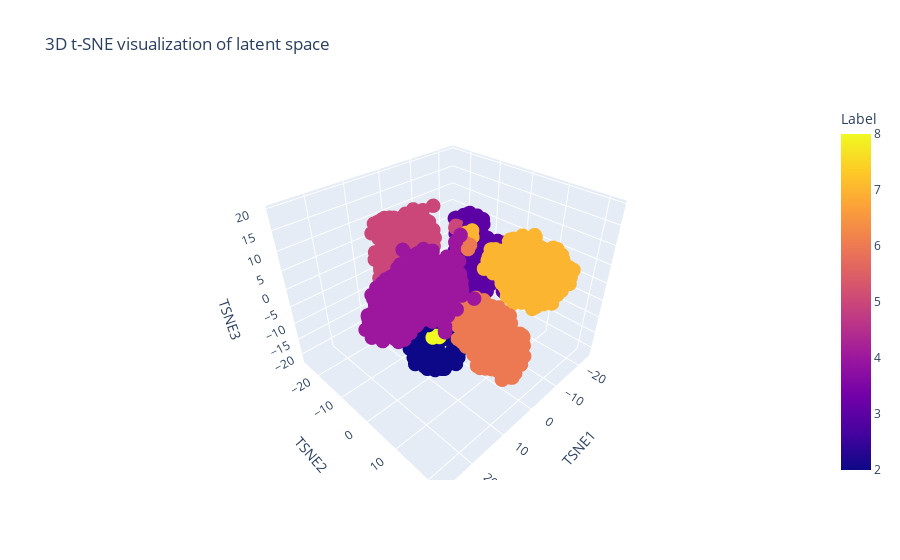

The cell this chart's notebook holds for it:
### Code cell
# Get the embeddings
train_loader, _ = create_dataloaders(data_warped_neural, data_warped_speech, batch_size=128, train_split=1, shuffle=False)
latent_embeddings = get_latent_embeddings(model, train_loader, device)

# Ensure labels match embeddings length
if len(all_labels) != latent_embeddings.shape[0]:
    # Truncate labels to match embeddings length
    all_labels = all_labels[:latent_embeddings.shape[0]]

# Visualize with labels
visualize_latent_space_3d(latent_embeddings, labels=all_labels)

### Figure 1 — Plotly figure (JSON) as saved in the notebook; plotly's stock layout.template omitted (floating-point values rounded to 4 significant figures; data arrays with more than 128 entries replaced by an {"elided": "..."} marker saying what was removed)
{"data": [{"hovertemplate": "TSNE1=%{x}<br>TSNE2=%{y}<br>TSNE3=%{z}<br>Label=%{marker.color}<extra></extra>", "legendgroup": "", "marker": {"color": {"elided": "3459 int values"}, "coloraxis": "coloraxis", "size": 5, "symbol": "circle"}, "mode": "markers", "name": "", "scene": "scene", "showlegend": false, "type": "scatter3d", "x": {"elided": "3459 float values"}, "y": {"elided": "3459 float values"}, "z": {"elided": "3459 float values"}}], "layout": {"coloraxis": {"colorbar": {"title": {"text": "Label"}}, "colorscale": [[0, "#0d0887"], [0.1111, "#46039f"], [0.2222, "#7201a8"], [0.3333, "#9c179e"], [0.4444, "#bd3786"], [0.5556, "#d8576b"], [0.6667, "#ed7953"], [0.7778, "#fb9f3a"], [0.8889, "#fdca26"], [1, "#f0f921"]]}, "legend": {"tracegroupgap": 0}, "scene": {"domain": {"x": [0, 1], "y": [0, 1]}, "xaxis": {"title": {"text": "TSNE1"}}, "yaxis": {"title": {"text": "TSNE2"}}, "zaxis": {"title": {"text": "TSNE3"}}}, "title": {"text": "3D t-SNE visualization of latent space"}}}
